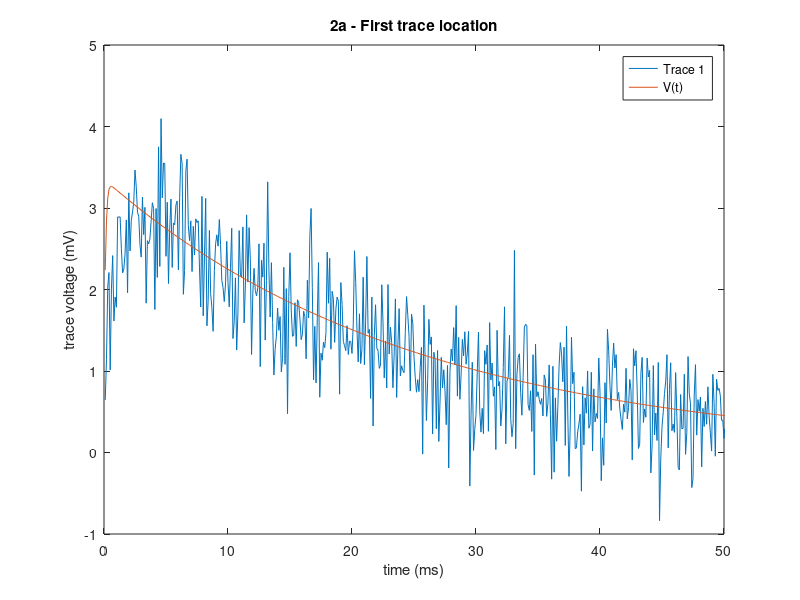

Recreate this plot in MATLAB. (Note: this script raises an error after producing the figure.)
% Alexander Hay
% Homework 3

fprintf('\n');
fprintf('Alexander Hay\n');
fprintf('NUIN 408\n');
fprintf('Homework 3\n');

% α σ μ ≠ 
%% Problem 1
% ***********************************************
% 1a

fprintf('\n');
fprintf('Problem 1a *****************************\n');
fprintf('\n');

n = 5;                              % number of rats
spd = [4,5,7,2,2];                  % seizures per day

mu = sum(spd)/n
sigma = sqrt((spd-mu)*(spd-mu)'/n);
sigma_fitdist = sqrt((spd-mu)*(spd-mu)'/(n-1));

pd = fitdist(spd','Normal');

fprintf('Calculated mean: \t%.2f\n', mu);
fprintf('Calculated std dev: \t%.2f\n', sigma);
fprintf('\n');
fprintf('fitdist mean: \t\t%.2f\n', pd.mu);
fprintf('fitdist std dev: \t%.2f\n',pd.sigma);
fprintf('\n');
fprintf('They have different values, because fistdist uses maximum likelyhood\n');
fprintf('See code for calculation difference.\n')
fprintf('\n');
fprintf('σ = \t\t%.2f\n', sigma)
fprintf('σ_fitdist = \t%.2f\n', sigma_fitdist);

% ***********************************************
% 1b

fprintf('\n');
fprintf('Problem 1b *****************************\n');
fprintf('\n');

phat = mle(spd);
fprintf('MLE mean: \t%.2f\n', phat(1));
fprintf('MLE std dev: \t%.2f\n', phat(2));
fprintf('\n');
fprintf('They have the same values, because MLE calculates sigma the same way\n');
fprintf('\n');
fprintf('σ = \t\t%.2f\n', sigma);
fprintf('σ_MLE = \t%.2f\n', phat(2));

% Use parameter values for HW
sigma = phat(2);

% ***********************************************
% 1c

fprintf('\n');
fprintf('Problem 1c *****************************\n');
fprintf('\n');

n_new = sampsizepwr('t', [mu sigma], 2, .90, [], 'tail', 'left');

fprintf('Samples needed: %.0f\n', n_new);

% ***********************************************
% 1d

fprintf('\n');
fprintf('Problem 1d *****************************\n');
fprintf('\n');

n_new = sampsizepwr('t', [mu sigma], 2, .99, [], 'tail', 'left');

fprintf('Samples needed: %.0f\n', n_new);

% ***********************************************
% 1e

fprintf('\n');
fprintf('Problem 1e *****************************\n');
fprintf('\n');

mu_new = sampsizepwr('t', [mu sigma], [], .90, 6, 'tail', 'left');

fprintf('New mean: %.2f\n', mu_new);


% ***********************************************
% 1f

fprintf('\n');
fprintf('Problem 1f *****************************\n');
fprintf('\n');

p_1 = sampsizepwr('t', [mu sigma], 1, [], 6, 'tail', 'left');
p_2 = sampsizepwr('t', [mu sigma], 3, [], 6, 'tail', 'left');

fprintf('Statistical power (1/day): %.2f\n', p_1);
fprintf('Statistical power (3/day): %.2f\n', p_2);

% ***********************************************
% 1g

fprintf('\n');
fprintf('Problem 1g *****************************\n');
fprintf('\n');

n_new = sampsizepwr('t2', [mu sigma], 2, .9, [], 'tail', 'left');

fprintf('Samples needed: %.0f\n', n_new);

%% Problem 2
% ***********************************************
% 2a

fprintf('\n');
fprintf('Problem 2a *****************************\n');
fprintf('\n');

load('SynapseData.mat');

% synapseData = synapseData';         % puts data in better form         

% (trace location, time)

%    | t1 | t2 | t3 | ...
%    +----+----+----+-----
% l1 | mV | mV | mV | ...
% l2 | mV | mV | mV | ...
% l3 | mV | mV | mV | ...
% ...| ...| ...| ...| ...

trace1 = synapseData(1,:);

figure_2a = figure;

% label = 'Trace: ' + string(t);
plot(trace1,'DisplayName','Trace 1');
hold on;

title('2a - First trace location');
xlabel('time (ms)');
xlim([0 500]);
xticklabels({'0','10','20','30','40','50'});
ylabel('trace voltage (mV)');
legend();

alpha = max(trace1); % amplitude
j = 50;      % how the line drops
k = 250;   % decay ("flexiness")

% make array for V(t)
V_size = size(synapseData);
% V = zeros(V_size(1),1);
% V = zeros(V_size(1),V_size(2));

% fill array

for t = 1:V_size(2)
    V(t) = alpha * ((1/(1+exp(-t)))+exp((-t-j)/k)-1);
end

test_SS_res = sum((trace1 - V).^2);                           % residual sum of squares
test_SS_tot = sum((trace1 - mean(trace1)).^2 );                     % total sum of squares
test_r2 = 1 - (test_SS_res/test_SS_tot);
test_r2_adj = test_r2 * ((length(trace1)-1)/(length(trace1)-100)); 

plot(V,'DisplayName','V(t)');
hold off;

fprintf('see figure 2a\n');
fprintf('\n');
fprintf('α: %.1f\n',alpha);
fprintf('d: %.0f\n',j);
fprintf('τ: %.0f\n',k);

% ***********************************************
% 2b

fprintf('\n');
fprintf('Problem 2b *****************************\n');
fprintf('\n');

fprintf('there is no 2b');
fprintf('\n');

% ***********************************************
% 2c

fprintf('\n');
fprintf('Problem 2c *****************************\n');
fprintf('\n');

fprintf('Takes about 5s to run\n');

% create arrays to hold data
[n_trace t_samps] = size(synapseData);
r = zeros(n_trace,20,50);
r_max = zeros(100,4);

% these loops and functions essentially brute force a solution
% α is pinned to max amplitude value, to decrease runtime
% d is sampled between 0 and 200, incremented by 10
% τ is sampled between 0 and 500, incremented by 10

% each trace has its v calculated, then r_adjusted calculated
% once each variable has been sampled, the largest r value is found
% with corresponding d and τ values. The information is stored in a
% 100x4 matrix:

%        | α | d | τ | r |
%        +---+---+---+---|
% trace1 | . | . | . | . |
% trace2 | . | . | . | . |
% trace3 | . | . | . | . |
%   ...  |...|...|...|...|

for n = 1:n_trace
    trace = synapseData(n,:);
    alpha = max(trace);
    for j = 1:20
        for k = 1:50
            for t = 1:t_samps
                v(t) = v_calc(t,alpha,j,k);
            end
            r(n,j,k) = r_calc(trace,v);
        end
    end
%     fprintf('%.0f\n',n);
    r_max(n,1) = alpha;
    [r_max(n,4),d,tau] = find_max(squeeze(r(n,:,:)));
    r_max(n,2) = d*10;
    r_max(n,3) = tau*10;
end

r_max_2c = r_max;

% fprintf('Why did I spend so much time on this?\n');
fprintf('See code for details. Information is stored in r_max_2c\n');

% ***********************************************
% 2d

fprintf('\n');
fprintf('Problem 2d *****************************\n');
fprintf('\n');

mean_alpha = sum(r_max(:,1))/n_trace;
mean_d = sum(r_max(:,2))/n_trace;
mean_tau = sum(r_max(:,3))/n_trace;

std_alpha = sqrt((r_max(:,1)-mean_alpha)'*(r_max(:,1)-mean_alpha)/n_trace);
std_d = sqrt((r_max(:,2)-mean_d)'*(r_max(:,2)-mean_d)/n_trace);
std_tau = sqrt((r_max(:,3)-mean_tau)'*(r_max(:,3)-mean_tau)/n_trace);

% outliers defined as 1.5 standard deviations away from the mean
for n = 1:n_trace
    temp_alpha = r_max(n,1);
    temp_d = r_max(n,2);
    temp_tau = r_max(n,3);
    if temp_alpha < (mean_alpha - std_alpha)
        % flag for removal
        r_max(n,:) = 0;
    elseif temp_alpha > (mean_alpha + std_alpha)
        r_max(n,:) = 0;
    elseif temp_d < (mean_d - std_d)    
        r_max(n,:) = 0;
    elseif temp_d > (mean_d + std_d)
        r_max(n,:) = 0;
    elseif temp_tau < (mean_tau - std_tau)    
        r_max(n,:) = 0;
    elseif temp_tau > (mean_tau + std_tau)
        r_max(n,:) = 0;
    end
end

fprintf('Outliers defined as 1.5 standard deviations away from the mean.\n');
fprintf('They were found using a series of if/then statements.\n');

% ***********************************************
% 2e

fprintf('\n');
fprintf('Problem 2e *****************************\n');
fprintf('\n');

% remove zeros from array
r_max(r_max==0)=[];

% zeros were put in deliberately in the previous step
% because if the index was removed mid loop, the array
% may become shorter than the iteration (index) of the loop

% reshape is then used to convert back into a 2D array
% divided by 4 because r_max has/had 4 columns[α,d,τ,r]

r_max = reshape(r_max,[length(r_max)/4,4]);

h_alpha = chi2gof(r_max(:,1));
h_d = chi2gof(r_max(:,2));
h_tau = chi2gof(r_max(:,3));

figure2e = figure;

subplot2e = subplot(1,3,1,'Parent',figure2e);
histogram(r_max(:,1));
title('α histogram');
xlabel('α values');
ylabel('# of instances');
ylim([0 30]);

subplot2e = subplot(1,3,2,'Parent',figure2e);
histogram(r_max(:,2));
title('d histogram');
xlabel('d values');
ylim([0 30]);

subplot2e = subplot(1,3,3,'Parent',figure2e);
histogram(r_max(:,3));
title('τ histogram');
xlabel('τ values');
ylim([0 30]);

fprintf('Chi-square goodness-of-fit\n');
fprintf('h_α: \t%.0f\n', h_alpha);
fprintf('h_d: \t%.0f\n', h_d);
fprintf('h_τ: \t%.0f\n', h_tau);
fprintf('\n');
fprintf('Histograms do not approach a normal distribution.\n');
fprintf('α does because it was pinned to max amplitude and outliers removed.\n');
fprintf('(ie. the data was trimmed to fit a normal distribution)\n');

%% Problem 3
% ***********************************************
% 3a

fprintf('\n');
fprintf('Problem 3a *****************************\n');
fprintf('\n');

load('HW3_FMRI_data.mat');

voxels_mean = mean(voxels_faceImage);

figure3a = figure;
scatter(voxels_baseline,voxels_mean,'DisplayName','Sample');
hold on;
plot([0:1200],'DisplayName','1:1 reference line');
title('3a - face voxel baseline vs mean');
xlabel('Voxel baseline');
ylabel('Voxel mean');
xlim([-50 1200]);
ylim([-50 1200]);
legend('Location','northwest');
hold off;

fprintf('see figure 3a\n');
fprintf('\n');
fprintf('Voxel response initially appears distributed.\n');
fprintf('Most, if not all, appear to respond to the image.\n');
fprintf('But this depends what defines a response (ie. magnitude).\n');

% ***********************************************
% 3b

fprintf('\n');
fprintf('Problem 3b *****************************\n');
fprintf('\n');

voxels_test = voxels_faceImage(1:3,:);

% h_test_1 = chi2gof(voxels_test(1,:));
% h_test_2 = chi2gof(voxels_test(2,:));
% h_test_3 = chi2gof(voxels_test(3,:));

tt2_12 = ttest2(voxels_test(1,:),voxels_test(2,:));
tt2_13 = ttest2(voxels_test(1,:),voxels_test(3,:));
tt2_23 = ttest2(voxels_test(2,:),voxels_test(3,:));

fprintf('Two-sample t-test for samples 1 & 2: %.0f\n',tt2_12);
fprintf('Two-sample t-test for samples 1 & 3: %.0f\n',tt2_13);
fprintf('Two-sample t-test for samples 2 & 3: %.0f\n',tt2_23);

fprintf('Samples tested reject the hypothesis that the samples came from\n');
fprintf('distributions with different means.\n');

% ***********************************************
% 3c

fprintf('\n');
fprintf('Problem 3c *****************************\n');
fprintf('\n');

fprintf('Im going to use the fitdist function to fit the data to a normal.\n');
fprintf('distribution, then a ttest with α=0.05. The two-sample t-test\n');
fprintf('results provide a good foundation for this test.\n');

% ***********************************************
% 3d

fprintf('\n');
fprintf('Problem 3d *****************************\n');
fprintf('\n');

voxels_gaus = fitdist(voxels_mean','Normal');

% voxels_ttest = zeros(50,2);

for i = 1:1000
    [h p] = ttest(voxels_faceImage(:,i),voxels_gaus.mu,'Alpha',0.05);
    voxels_ttest(i,1) = h;
    voxels_ttest(i,2) = p;
end

figure3d = figure;

semilogy(voxels_ttest(:,2));
hold on;
semiline = [0:1000, 0.05];
plot(semiline);
title('3d - p value semilogy α=0.05');
xlabel('voxel');
ylabel('p-value');
xlim([0 1000]);
hold off;

fprintf('see figure 3d\n');

% ***********************************************
% 3e

fprintf('\n');
fprintf('Problem 3e *****************************\n');
fprintf('\n');

fprintf('Not at all. I dont think my math is off but I think I used the wrong test.\n');

% ***********************************************
% 3f

fprintf('\n');
fprintf('Problem 3f *****************************\n');
fprintf('\n');

for i = 1:1000
    [h p] = ttest(voxels_faceImage(:,i),voxels_gaus.mu,'Alpha',(0.05/1000));
    voxels_ttest(i,1) = h;
    voxels_ttest(i,2) = p;
end

figure3f = figure;

semilogy(voxels_ttest(:,2));
hold on;
semiline = [0:1000, (0.05/1000)];
plot(semiline);
title('3f - p value semilogy α=0.05/1000');
xlabel('voxel');
ylabel('p-value');
xlim([0 1000]);
hold off;

fprintf('see figure 3f\n');
fprintf('Same results as 3d, strengthening the suspicion that I used the wrong test.\n');

% ***********************************************
% 3g

fprintf('\n');
fprintf('Problem 3g *****************************\n');
fprintf('\n');

fprintf('N/A\n');

fprintf('\n');
fprintf('Notes *****************************\n');
fprintf('\n');
fprintf('I understand the format of this assignment. It was walking through\n');
fprintf('how we would use these tools IRL. I got stuck on 2c for awhile, more\n');
fprintf('of a coding issue than conceptual, but I worked through it. However,\n');
fprintf('once I started working through question 3 I felt like I needed more\n');
fprintf('...something. So far this class has been a lot on how to do the math\n');
fprintf('and this was the first problem to test why we do the math. This would\n');
fprintf('be nice to work through in class.\n');